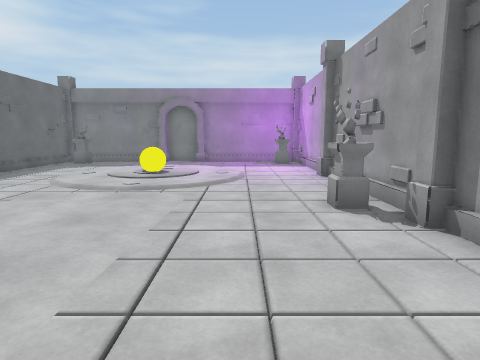
view 1 (above)

12 first-person views from a walk through a Unity game level. The camera is 1.5 m above the floor, tilts 8° down and sees 75° across. The floor is counted in squares, 1 m on a side. Each view is taken from the middle of a square. On the plan, view 1 faces up. The plan holds only what a view shows up to about 15 squares ahead; the rest is blank. The place goes on beyond the plan.

view 2
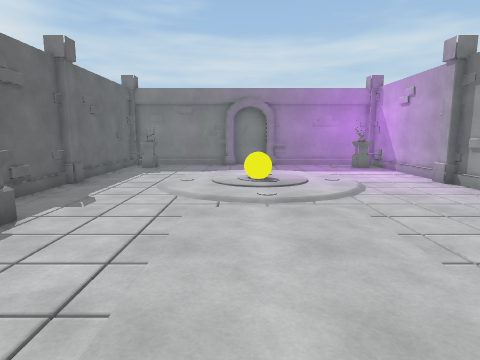

view 3
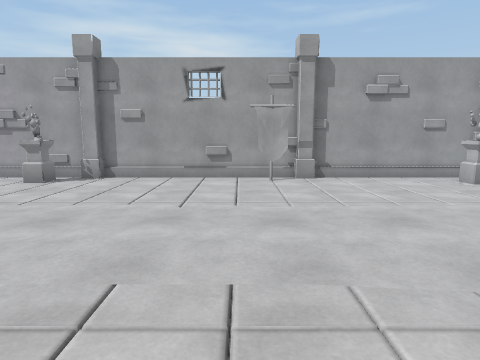

view 4
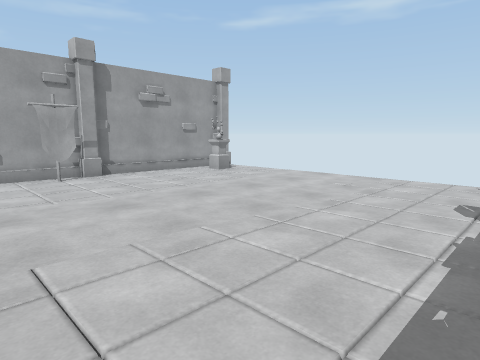

view 5
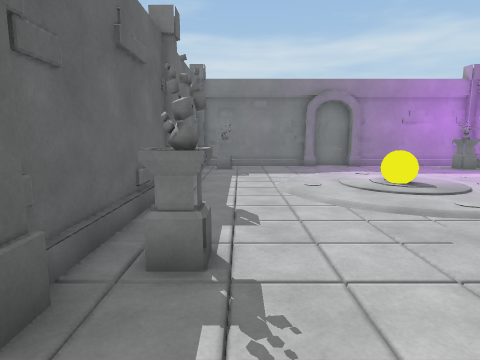

view 6
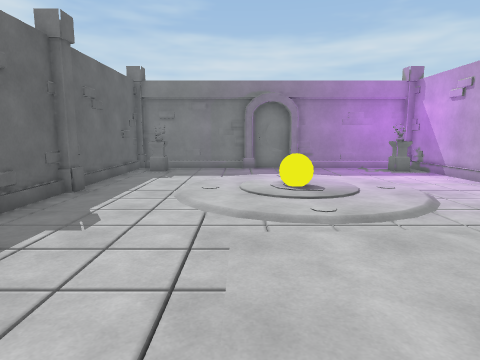

view 7
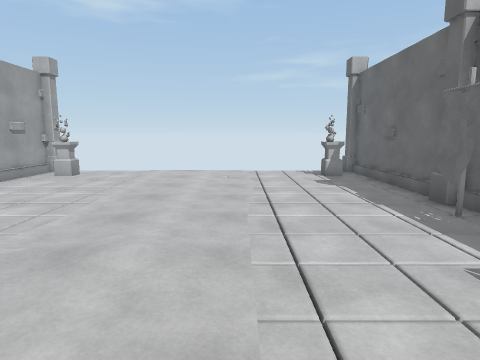

view 8
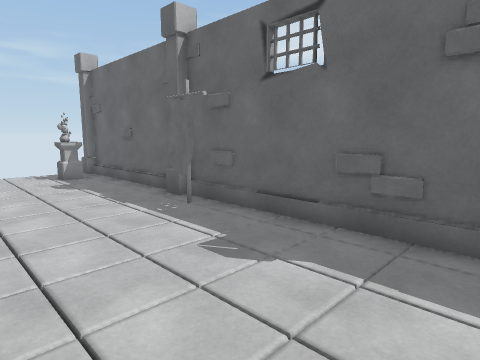

view 9
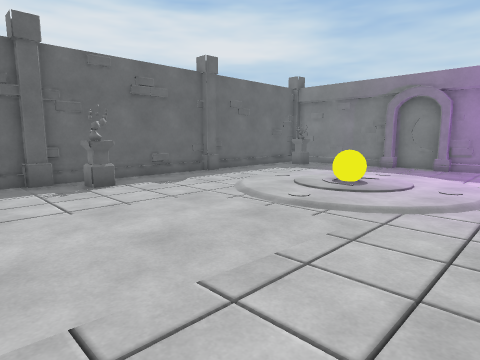

view 10
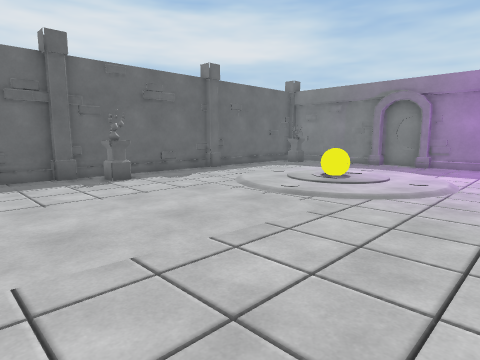

view 11
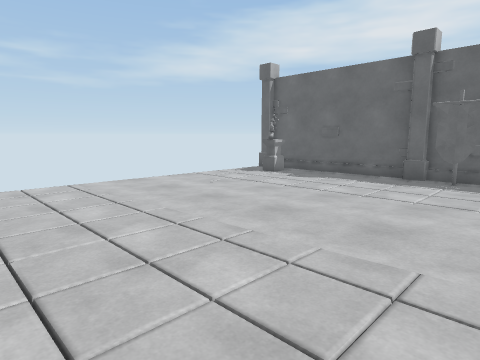

view 12
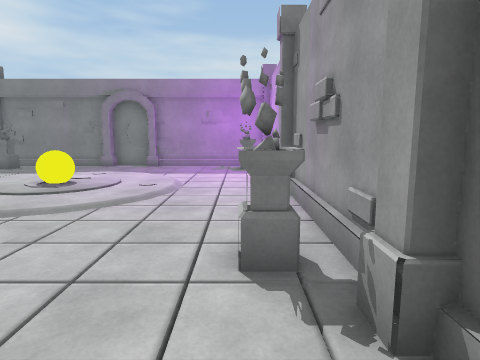

### Floor plan
Points are (right, up) in squares from view 1. A wall is a line through its corners. A room is listed if a view was taken in it or the views show most of it. See-through windows are left out.
Room 1 (views 1, 2, 3, 4, 5, 6, 7, 8, 9, 10, 11, 12)
walls: (2.6, 6.6) (2, 6.5) (2, 7); (3.1, 5) (3.1, 5.8); (2.8, 6.3) (2, 6.3); (-8.5, 7) (-9.1, 7) (-9.1, 6.3); (-8.5, 7) (-8.5, 6.3) (-9.1, 6.3); (-9.8, 5.8) (-9.8, 5); (-10.1, 5) (-10.1, -2); (-9.2, -0.6) (-9.2, -1.7); (2.5, -1.6) (2.5, -0.5); (2.4, -1.7) (2.5, -1.1) (2.4, -0.6); (3.5, -2) (3.5, 11.8); (-9.8, -2) (-9.8, -2.8); (3.1, -2.8) (3.1, -2); (-10.1, -2.6) (-10.1, -8.9); (3.1, 11.8) (3.1, 12.4); (3.5, 12.3) (3.5, 18.3); (-10.1, 12.1) (-10.1, 5.5); (-9.8, 12.4) (-9.8, 11.8); (1.7, -8) (1.7, -7.4) (2.4, -7.4); (-9.1, -7.4) (-8.5, -7.4) (-8.5, -8); (2.8, 17) (2, 17) (2, 17.8); (3.5, -8.8) (3.5, -2.6); (-9.8, -8.8) (-9.8, -9.4); (3.1, -9.2) (3.1, -8.8); (-1.9, 18.5) (-2.7, 18.5); (-4.2, 18.5) (-4.8, 18.5); (-8.5, 17.8) (-8.5, 17) (-9.1, 17); (-10.1, 18.1) (-10.1, 12.2)
low walls: (-10.3, 1.9) (-10.3, 0.2); (-10.3, 10.4) (-10.3, 9.2); (-10.3, 11.4) (-10.3, 10.5)
objects: yellow ball (-4, 12) to (-3, 12)

Where each view was taken, in squares from view 1:
view 1: 0 up, 0 right, facing up
view 2: 1 up, 4 left, facing up
view 3: 0 up, 8 left, facing right
view 4: 2 up, 9 left, facing down-right
view 5: 3 up, 8 left, facing up
view 6: 3 up, 5 left, facing up
view 7: 5 up, 5 left, facing down
view 8: 5 up, 5 left, facing down-left
view 9: 3 up, 1 right, facing up-left
view 10: 2 up, 2 right, facing up-left
view 11: 1 up, 2 right, facing down-left
view 12: 3 up, 2 right, facing up
